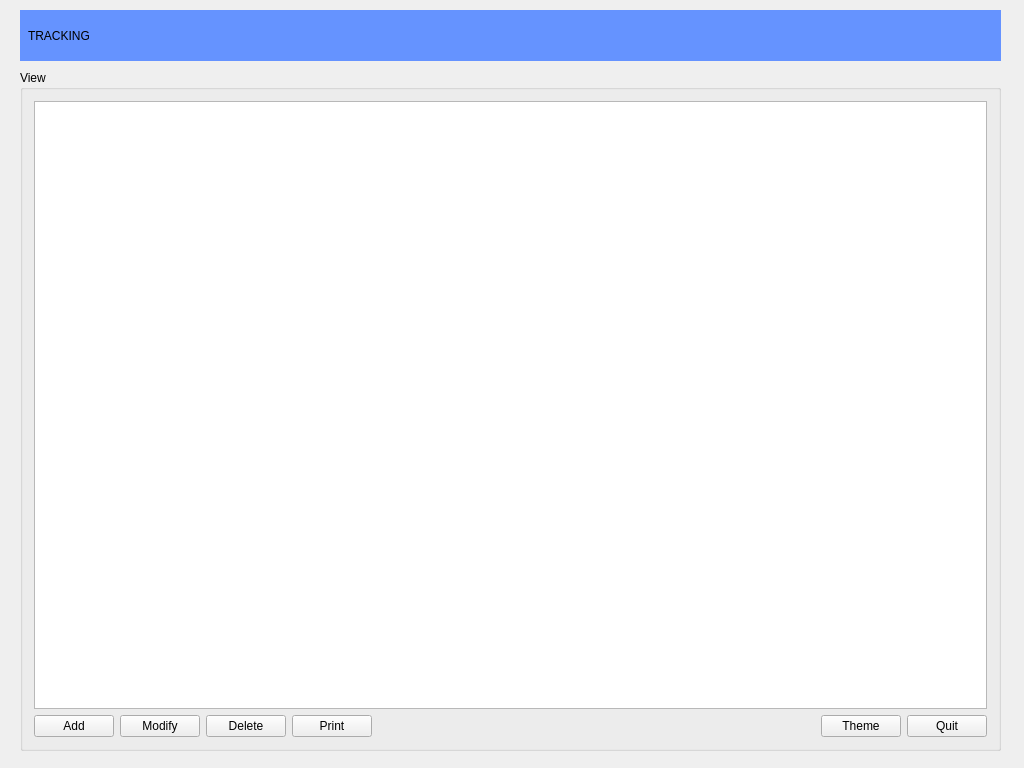
<?xml version="1.0" encoding="UTF-8"?>
<ui version="4.0">
 <class>track</class>
 <widget class="QWidget" name="track">
  <property name="geometry">
   <rect>
    <x>0</x>
    <y>0</y>
    <width>1024</width>
    <height>768</height>
   </rect>
  </property>
  <property name="windowTitle">
   <string>track</string>
  </property>
  <widget class="QGroupBox" name="groupBox">
   <property name="geometry">
    <rect>
     <x>20</x>
     <y>70</y>
     <width>981</width>
     <height>681</height>
    </rect>
   </property>
   <property name="title">
    <string>View</string>
   </property>
   <layout class="QVBoxLayout" name="verticalLayout">
    <item>
     <widget class="QTableView" name="tableView"/>
    </item>
    <item>
     <layout class="QHBoxLayout" name="horizontalLayout">
      <item>
       <widget class="QPushButton" name="btnAdd">
        <property name="text">
         <string>Add</string>
        </property>
       </widget>
      </item>
      <item>
       <widget class="QPushButton" name="btnModify">
        <property name="text">
         <string>Modify</string>
        </property>
       </widget>
      </item>
      <item>
       <widget class="QPushButton" name="btnDelete">
        <property name="text">
         <string>Delete</string>
        </property>
       </widget>
      </item>
      <item>
       <widget class="QPushButton" name="btnPrint">
        <property name="text">
         <string>Print</string>
        </property>
       </widget>
      </item>
      <item>
       <spacer name="horizontalSpacer">
        <property name="orientation">
         <enum>Qt::Horizontal</enum>
        </property>
        <property name="sizeHint" stdset="0">
         <size>
          <width>40</width>
          <height>20</height>
         </size>
        </property>
       </spacer>
      </item>
      <item>
       <widget class="QPushButton" name="btnTheme">
        <property name="text">
         <string>Theme</string>
        </property>
       </widget>
      </item>
      <item>
       <widget class="QPushButton" name="btnClose">
        <property name="text">
         <string>Quit</string>
        </property>
       </widget>
      </item>
     </layout>
    </item>
   </layout>
  </widget>
  <widget class="QLabel" name="label">
   <property name="geometry">
    <rect>
     <x>20</x>
     <y>10</y>
     <width>981</width>
     <height>51</height>
    </rect>
   </property>
   <property name="styleSheet">
    <string notr="true">
#label {
     padding: 5 5 5 5;
     background-color:rgb(101, 147, 255);
	font: 16pt &quot;MS Shell Dlg 2&quot;;
 }
#label:hover {
     background-color: rgb(128, 173, 255);

 }</string>
   </property>
   <property name="text">
    <string>TRACKING</string>
   </property>
  </widget>
 </widget>
 <layoutdefault spacing="6" margin="11"/>
 <tabstops>
  <tabstop>tableView</tabstop>
  <tabstop>btnAdd</tabstop>
  <tabstop>btnModify</tabstop>
  <tabstop>btnDelete</tabstop>
  <tabstop>btnPrint</tabstop>
  <tabstop>btnTheme</tabstop>
  <tabstop>btnClose</tabstop>
 </tabstops>
 <resources/>
 <connections/>
</ui>
